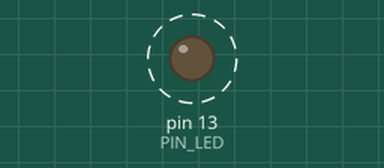
A sketch run on a simulated Arduino Uno, built with avr-gcc and run on an emulated ATmega328P. Shown: output pins drawn as LEDs (lit = HIGH). Dashed ring = blinking.

Above: at 0.2 s.
Timing chart, 0 to 3.0 s (numbered marks = the images above):
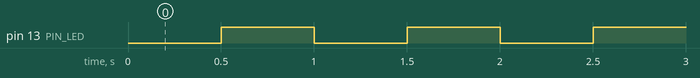

Measured:
- by itself, pin 13 (PIN_LED): alternates HIGH for 0.50 s and LOW for 0.50 s

The sketch:

04_example_3.ino
```cpp
#define PIN_LED 13

void setup() {
  pinMode(PIN_LED, OUTPUT);
}

void loop() {
  digitalWrite(PIN_LED, 0);
  delay(500);
  digitalWrite(PIN_LED, 1);
  delay(500);
}
```
